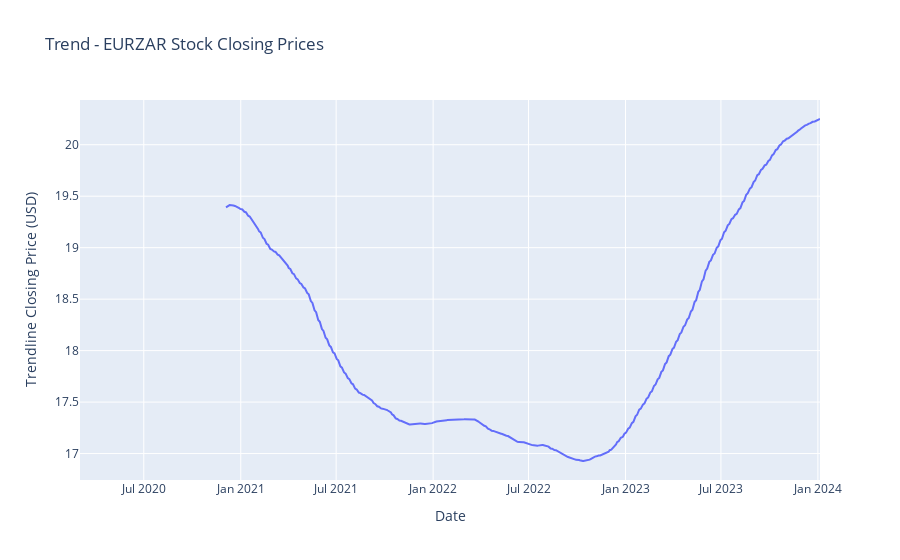

Notebook code cell kept with this figure:
### Code cell
# Calculate the trendline
trendline = data['close'].rolling(window=200).mean()

# Create the figure with only the trendline trace
fig = go.Figure()

# Add the trendline trace
fig.add_trace(go.Scatter(x=data.index, y=trendline, mode='lines', name='Trendline'))

# Update layout
fig.update_layout(title=f'Trend - {ticker} Stock Closing Prices',
                xaxis_title='Date',
                yaxis_title='Trendline Closing Price (USD)')

fig.show()

### Figure 1 — Plotly figure (JSON) as saved in the notebook; plotly's stock layout.template omitted (floating-point values rounded to 4 significant figures; data arrays with more than 128 entries replaced by an {"elided": "..."} marker saying what was removed)
{"data": [{"mode": "lines", "name": "Trendline", "type": "scatter", "x": {"elided": "1000 str values"}, "y": {"elided": "1000 float values"}}], "layout": {"title": {"text": "Trend - EURZAR Stock Closing Prices"}, "xaxis": {"title": {"text": "Date"}}, "yaxis": {"title": {"text": "Trendline Closing Price (USD)"}}}}
